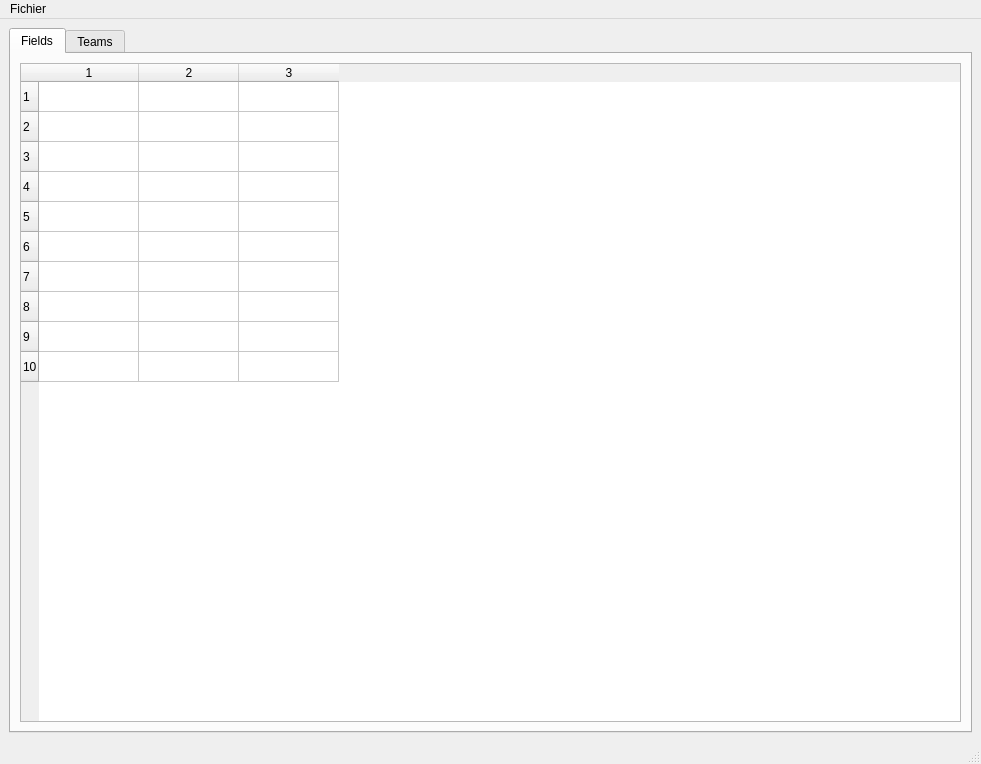
<?xml version="1.0" encoding="UTF-8"?>
<ui version="4.0">
 <class>MainWindow</class>
 <widget class="QMainWindow" name="MainWindow">
  <property name="geometry">
   <rect>
    <x>0</x>
    <y>0</y>
    <width>981</width>
    <height>764</height>
   </rect>
  </property>
  <property name="windowTitle">
   <string>MainWindow</string>
  </property>
  <widget class="QWidget" name="centralwidget">
   <layout class="QGridLayout" name="gridLayout_2">
    <item row="0" column="0">
     <widget class="QTabWidget" name="tabWidget">
      <property name="sizePolicy">
       <sizepolicy hsizetype="Preferred" vsizetype="Preferred">
        <horstretch>0</horstretch>
        <verstretch>0</verstretch>
       </sizepolicy>
      </property>
      <property name="autoFillBackground">
       <bool>true</bool>
      </property>
      <property name="currentIndex">
       <number>0</number>
      </property>
      <widget class="QWidget" name="fields_tab">
       <attribute name="title">
        <string>Fields</string>
       </attribute>
       <layout class="QGridLayout" name="gridLayout">
        <item row="0" column="0">
         <widget class="QTableWidget" name="fields_table">
          <property name="sizePolicy">
           <sizepolicy hsizetype="Preferred" vsizetype="Preferred">
            <horstretch>0</horstretch>
            <verstretch>0</verstretch>
           </sizepolicy>
          </property>
          <property name="sizeAdjustPolicy">
           <enum>QAbstractScrollArea::SizeAdjustPolicy::AdjustIgnored</enum>
          </property>
          <property name="showGrid">
           <bool>true</bool>
          </property>
          <property name="gridStyle">
           <enum>Qt::PenStyle::SolidLine</enum>
          </property>
          <property name="sortingEnabled">
           <bool>false</bool>
          </property>
          <property name="wordWrap">
           <bool>true</bool>
          </property>
          <property name="cornerButtonEnabled">
           <bool>false</bool>
          </property>
          <property name="rowCount">
           <number>10</number>
          </property>
          <property name="columnCount">
           <number>3</number>
          </property>
          <attribute name="horizontalHeaderCascadingSectionResizes">
           <bool>false</bool>
          </attribute>
          <attribute name="horizontalHeaderHighlightSections">
           <bool>true</bool>
          </attribute>
          <attribute name="horizontalHeaderShowSortIndicator" stdset="0">
           <bool>false</bool>
          </attribute>
          <attribute name="horizontalHeaderStretchLastSection">
           <bool>false</bool>
          </attribute>
          <row/>
          <row/>
          <row/>
          <row/>
          <row/>
          <row/>
          <row/>
          <row/>
          <row/>
          <row/>
          <column/>
          <column/>
          <column/>
         </widget>
        </item>
       </layout>
      </widget>
      <widget class="QWidget" name="teams_tab">
       <attribute name="title">
        <string>Teams</string>
       </attribute>
       <layout class="QGridLayout" name="gridLayout_3">
        <item row="0" column="0">
         <widget class="QTableWidget" name="teams_table">
          <property name="rowCount">
           <number>10</number>
          </property>
          <property name="columnCount">
           <number>6</number>
          </property>
          <row/>
          <row/>
          <row/>
          <row/>
          <row/>
          <row/>
          <row/>
          <row/>
          <row/>
          <row/>
          <column/>
          <column/>
          <column/>
          <column/>
          <column/>
          <column/>
         </widget>
        </item>
       </layout>
      </widget>
     </widget>
    </item>
   </layout>
  </widget>
  <widget class="QMenuBar" name="menubar">
   <property name="geometry">
    <rect>
     <x>0</x>
     <y>0</y>
     <width>981</width>
     <height>22</height>
    </rect>
   </property>
   <widget class="QMenu" name="menuFile">
    <property name="title">
     <string>Fichier</string>
    </property>
    <addaction name="actionOpen"/>
    <addaction name="actionSave"/>
    <addaction name="actionSave_as"/>
    <addaction name="actionExecute"/>
   </widget>
   <addaction name="menuFile"/>
  </widget>
  <widget class="QStatusBar" name="statusbar"/>
  <action name="actionOpen">
   <property name="text">
    <string>Ouvrir</string>
   </property>
  </action>
  <action name="actionSave">
   <property name="text">
    <string>Enregistrer</string>
   </property>
  </action>
  <action name="actionSave_as">
   <property name="text">
    <string>Enregistrer sous...</string>
   </property>
  </action>
  <action name="actionExecute">
   <property name="text">
    <string>Exécuter</string>
   </property>
  </action>
 </widget>
 <resources/>
 <connections/>
</ui>
